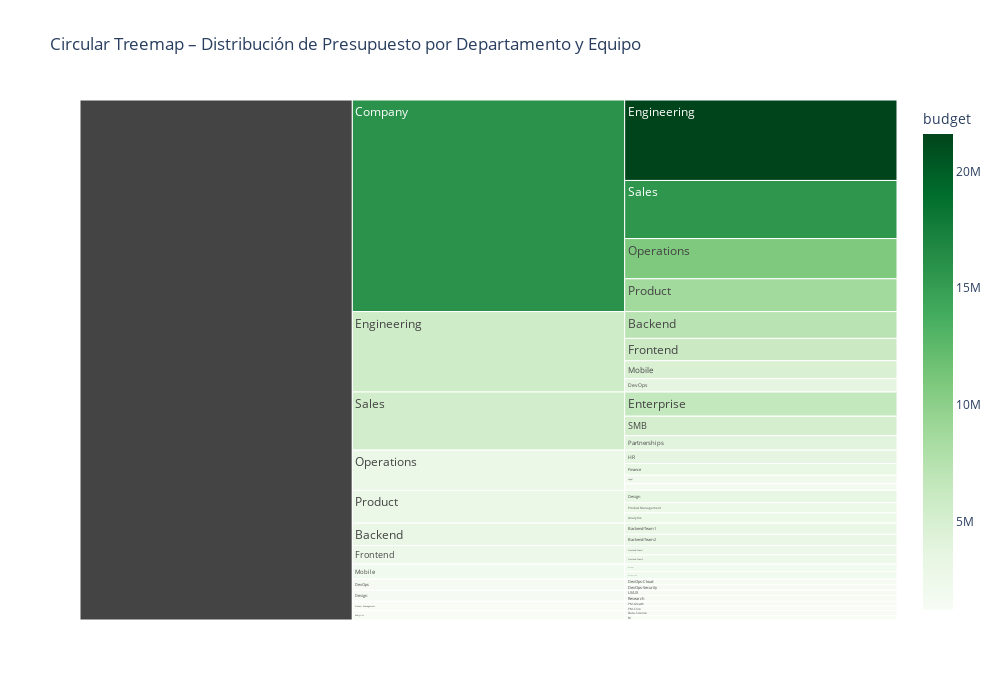

The cell this chart's notebook holds for it:
### Markdown cell above
## Part 4b – Circular Treemap (Budget Distribution)

Representación de la distribución de presupuesto por departamentos y proyectos usando la estructura organizacional como base.

### Code cell
# ============================================================================
# PART 4B: CIRCULAR TREEMAP - BUDGET DISTRIBUTION
# ============================================================================

print("=== PART 4B: CIRCULAR TREEMAP - BUDGET DISTRIBUTION ===")

# Crear datos de presupuesto basados en la estructura organizacional
# Asumimos que el presupuesto se distribuye proporcionalmente al número de empleados
# con algunos ajustes para departamentos críticos

budget_data = org_structure.copy()

# Calcular presupuesto base (asumiendo $100K por empleado)
base_budget_per_employee = 100000
budget_data['budget'] = budget_data['values'] * base_budget_per_employee

# Ajustar presupuesto para departamentos críticos
budget_multipliers = {
    'Engineering': 1.2,  # 20% más presupuesto
    'Product': 1.1,      # 10% más presupuesto
    'Sales': 1.3,        # 30% más presupuesto (marketing, comisiones)
    'Operations': 0.9,   # 10% menos presupuesto
    'Company': 1.0       # Sin ajuste
}

# Aplicar multiplicadores
for dept, multiplier in budget_multipliers.items():
    mask = budget_data['labels'].str.contains(dept, na=False) | (budget_data['parents'] == dept)
    budget_data.loc[mask, 'budget'] *= multiplier

# Ajustar presupuesto de la empresa total
total_budget = budget_data[budget_data['parents'] == '']['budget'].sum()
budget_data.loc[budget_data['parents'] == '', 'budget'] = total_budget

print(f"Presupuesto total de la empresa: ${total_budget:,.0f}")
print(f"Datos de presupuesto preparados: {len(budget_data)} unidades")

# Crear Circular Treemap para distribución de presupuesto
print("\nGenerando Circular Treemap para distribución de presupuesto...")
fig = px.icicle(budget_data,
                path=['parents', 'labels'],
                values='budget',
                color='budget',
                color_continuous_scale='Greens',
                title='Circular Treemap – Distribución de Presupuesto por Departamento y Equipo')

fig.update_layout(width=1000, height=700)
fig.show()

print(" Circular Treemap de presupuesto generado correctamente")

# Análisis de distribución de presupuesto
print("\n💰 ANÁLISIS DE DISTRIBUCIÓN DE PRESUPUESTO:")
budget_analysis = budget_data.groupby('parents').agg({
    'budget': 'sum',
    'values': 'sum'
}).round(0)

budget_analysis = budget_analysis.sort_values('budget', ascending=False)
budget_analysis.columns = ['Total_Budget', 'Total_Employees']

print("Distribución de presupuesto por departamento:")
for dept, row in budget_analysis.iterrows():
    if dept != '':  # Excluir el total de la empresa
        budget_percentage = (row['Total_Budget'] / total_budget) * 100
        budget_per_employee = row['Total_Budget'] / row['Total_Employees']
        print(f"\n{dept}:")
        print(f"  Presupuesto total: ${row['Total_Budget']:,.0f} ({budget_percentage:.1f}%)")
        print(f"  Empleados: {row['Total_Employees']:.0f}")
        print(f"  Presupuesto por empleado: ${budget_per_employee:,.0f}")

# Top 5 equipos con mayor presupuesto
print(f"\n TOP 5 EQUIPOS CON MAYOR PRESUPUESTO:")
top_teams = budget_data[budget_data['parents'] != ''].nlargest(5, 'budget')[['labels', 'parents', 'budget', 'values']]
for _, team in top_teams.iterrows():
    budget_percentage = (team['budget'] / total_budget) * 100
    budget_per_employee = team['budget'] / team['values']
    print(f"{team['labels']} ({team['parents']}): ${team['budget']:,.0f} ({budget_percentage:.1f}%) - ${budget_per_employee:,.0f}/empleado")

print(f"\n QUÉ REVELA SOBRE LA DISTRIBUCIÓN DE PRESUPUESTO:")
print("- Muestra la concentración de recursos por departamentos")
print("- Identifica equipos con mayor inversión")
print("- Revela la eficiencia del presupuesto por empleado")
print("- Permite comparar la asignación de recursos entre departamentos")
print("- El color verde más intenso indica mayor presupuesto")
print("- Facilita la toma de decisiones sobre reasignación de recursos")

### Figure 1 — Plotly figure (JSON) as saved in the notebook; plotly's stock layout.template omitted (floating-point values rounded to 4 significant figures)
{"data": [{"branchvalues": "total", "customdata": [[21600000.0], [8800000.0], [15600000.0], [10800000.0], [7200000.0], [6000000.0], [4800000.0], [3600000.0], [3300000.0], [2750000.0], [2750000.0], [6500000.0], [5200000.0], [3900000.0], [3600000.0], [3150000.0], [2250000.0], [1800000.0], [3000000.0], [3000000.0], [2500000.0], [2500000.0], [2000000.0], [2000000.0], [1500000.0], [1500000.0], [1500000.0], [1500000.0], [1200000.0], [1300000.0], [1300000.0], [1200000.0], [15920000.0], [5733000.0], [2956000.0], [5417000.0], [2888000.0], [3000000.0], [2500000.0], [2000000.0], [1500000.0], [1500000.0], [1252000.0], [1252000.0]], "domain": {"x": [0, 1], "y": [0, 1]}, "hovertemplate": "labels=%{label}<br>budget_sum=%{value}<br>parent=%{parent}<br>id=%{id}<br>budget=%{color}<extra></extra>", "ids": ["Company/Engineering", "Company/Product", "Company/Sales", "Company/Operations", "Engineering/Backend", "Engineering/Frontend", "Engineering/Mobile", "Engineering/DevOps", "Product/Design", "Product/Product Management", "Product/Analytics", "Sales/Enterprise", "Sales/SMB", "Sales/Partnerships", "Operations/HR", "Operations/Finance", "Operations/Legal", "Operations/IT", "Backend/Backend-Team1", "Backend/Backend-Team2", "Frontend/Frontend-Team1", "Frontend/Frontend-Team2", "Mobile/Mobile-iOS", "Mobile/Mobile-Android", "DevOps/DevOps-Cloud", "DevOps/DevOps-Security", "Design/UI/UX", "Design/Research", "Product Management/PM-Core", "Product Management/PM-Growth", "Analytics/Data-Science", "Analytics/BI", "Company", "Engineering", "Product", "Sales", "Operations", "Backend", "Frontend", "Mobile", "DevOps", "Design", "Product Management", "Analytics"], "labels": ["Engineering", "Product", "Sales", "Operations", "Backend", "Frontend", "Mobile", "DevOps", "Design", "Product Management", "Analytics", "Enterprise", "SMB", "Partnerships", "HR", "Finance", "Legal", "IT", "Backend-Team1", "Backend-Team2", "Frontend-Team1", "Frontend-Team2", "Mobile-iOS", "Mobile-Android", "DevOps-Cloud", "DevOps-Security", "UI/UX", "Research", "PM-Core", "PM-Growth", "Data-Science", "BI", "Company", "Engineering", "Product", "Sales", "Operations", "Backend", "Frontend", "Mobile", "DevOps", "Design", "Product Management", "Analytics"], "marker": {"coloraxis": "coloraxis", "colors": [21600000.0, 8800000.0, 15600000.0, 10800000.0, 7200000.0, 6000000.0, 4800000.0, 3600000.0, 3300000.0, 2750000.0, 2750000.0, 6500000.0, 5200000.0, 3900000.0, 3600000.0, 3150000.0, 2250000.0, 1800000.0, 3000000.0, 3000000.0, 2500000.0, 2500000.0, 2000000.0, 2000000.0, 1500000.0, 1500000.0, 1500000.0, 1500000.0, 1200000.0, 1300000.0, 1300000.0, 1200000.0, 15920000.0, 5733000.0, 2956000.0, 5417000.0, 2888000.0, 3000000.0, 2500000.0, 2000000.0, 1500000.0, 1500000.0, 1252000.0, 1252000.0]}, "name": "", "parents": ["Company", "Company", "Company", "Company", "Engineering", "Engineering", "Engineering", "Engineering", "Product", "Product", "Product", "Sales", "Sales", "Sales", "Operations", "Operations", "Operations", "Operations", "Backend", "Backend", "Frontend", "Frontend", "Mobile", "Mobile", "DevOps", "DevOps", "Design", "Design", "Product Management", "Product Management", "Analytics", "Analytics", "", "", "", "", "", "", "", "", "", "", "", ""], "type": "icicle", "values": [21600000.0, 8800000.0, 15600000.0, 10800000.0, 7200000.0, 6000000.0, 4800000.0, 3600000.0, 3300000.0, 2750000.0, 2750000.0, 6500000.0, 5200000.0, 3900000.0, 3600000.0, 3150000.0, 2250000.0, 1800000.0, 3000000.0, 3000000.0, 2500000.0, 2500000.0, 2000000.0, 2000000.0, 1500000.0, 1500000.0, 1500000.0, 1500000.0, 1200000.0, 1300000.0, 1300000.0, 1200000.0, 56800000.0, 21600000.0, 8800000.0, 15600000.0, 10800000.0, 6000000.0, 5000000.0, 4000000.0, 3000000.0, 3000000.0, 2500000.0, 2500000.0]}], "layout": {"coloraxis": {"colorbar": {"title": {"text": "budget"}}, "colorscale": [[0, "rgb(247,252,245)"], [0.125, "rgb(229,245,224)"], [0.25, "rgb(199,233,192)"], [0.375, "rgb(161,217,155)"], [0.5, "rgb(116,196,118)"], [0.625, "rgb(65,171,93)"], [0.75, "rgb(35,139,69)"], [0.875, "rgb(0,109,44)"], [1, "rgb(0,68,27)"]]}, "height": 700, "legend": {"tracegroupgap": 0}, "title": {"text": "Circular Treemap – Distribución de Presupuesto por Departamento y Equipo"}, "width": 1000}}
